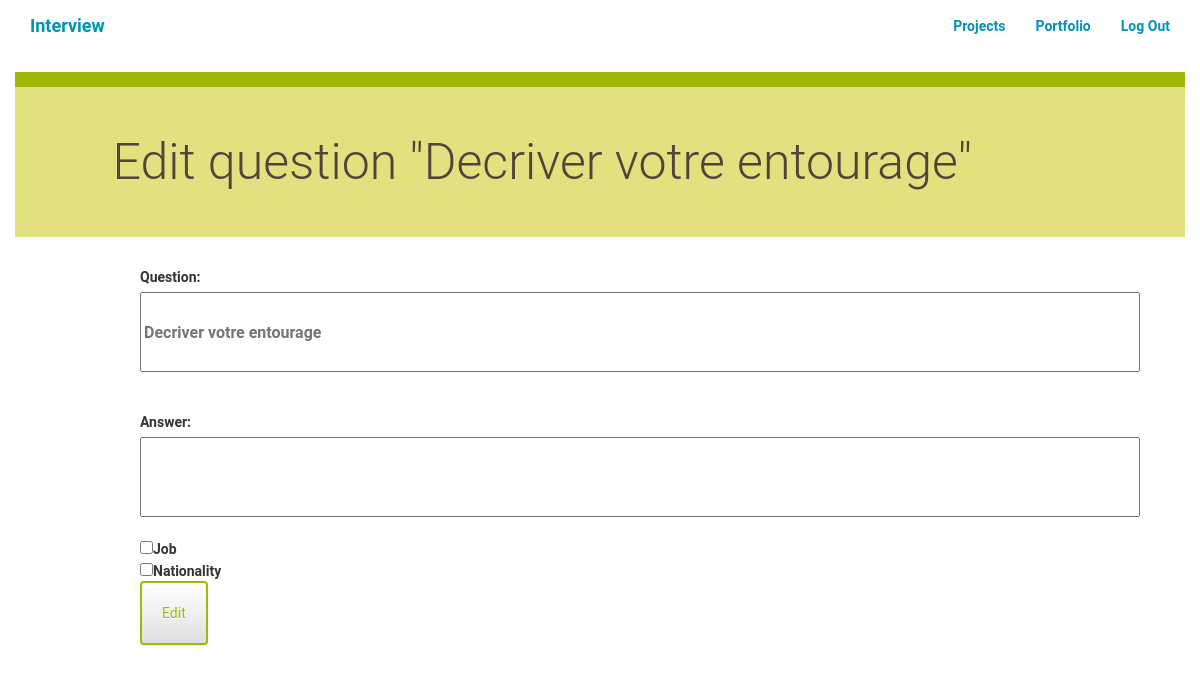
The app's page /interview/3/edit/ (signed in), older data.
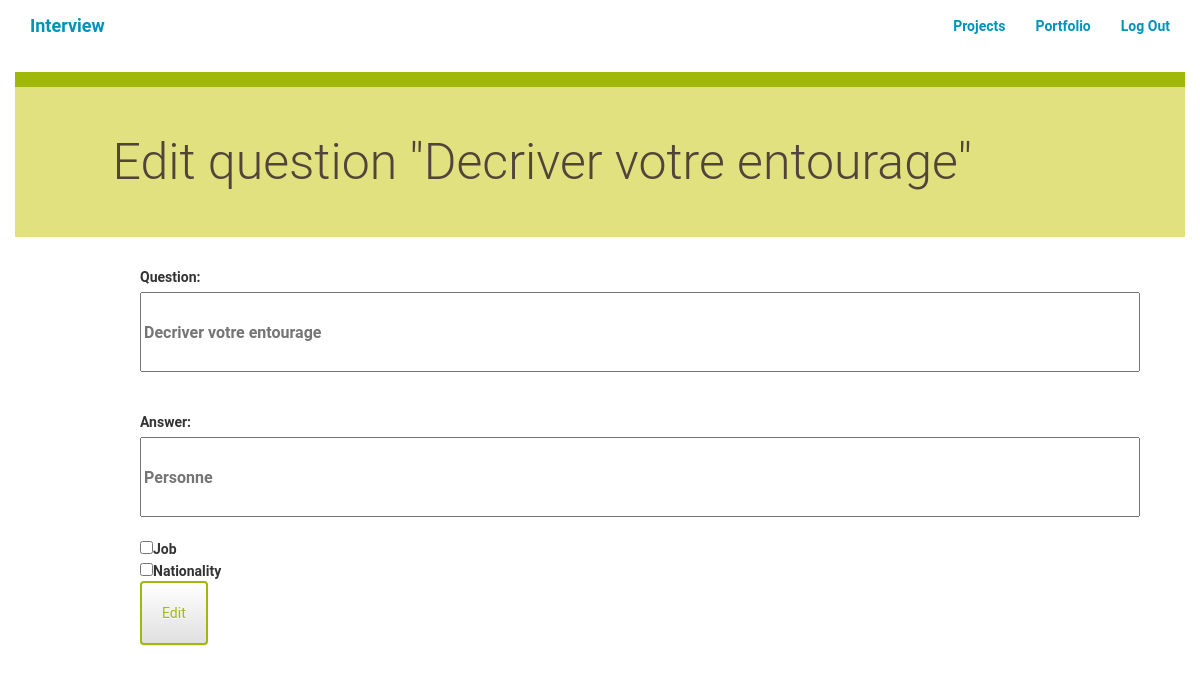
The same page, newer data.
### interview/models.py (models this page shows, shortened)
class Question(models.Model):
    id = models.IntegerField(primary_key = True)
    question = models.TextField()
    answer = models.TextField(default="")
    BOOL_CHOICES = ((True, 'job'), (False, 'nationality'))
    option = models.BooleanField(choices=BOOL_CHOICES,default=False)

### interview/views.py (the view)
# urls.py: url(r'^(?P<question_id>\d+)/edit/$', views.editQuestion,name='interview_edit'),
@login_required
def editQuestion(request,question_id):
    questionToEdit = Question.objects.filter(id=question_id)
    if request.method == "POST":
        job = request.POST.get('job')
        na = request.POST.get('nationality')
        newquestion = request.POST.get('question')
        newanswer = request.POST.get('answer')
        if job is True:
            newoption = True
        else:
            newoption = False
        Question.objects.filter(id=question_id).update(question = str(newquestion))
        Question.objects.filter(id=question_id).update(answer = str(newanswer))
        Question.objects.filter(id=question_id).update(option = newoption)
        questions = Question.objects.all()
        return render(request,'interview/interview_all.html', {'questions': questions})
    else:
        return render(request,'interview/interview_edit.html', {'questions': questionToEdit})

### interview/templates/interview/interview_edit.html (shortened to what this page needs)
{% extends "interview/interview_base.html" %}
{% block content %}
	<div class="row divider green">
		<div class="col-md-12"></div>
	</div>
	<div class="row banner menu">
		<div class="col-md-11 col-md-offset-1 padding-none">
      {%for question in questions %}
			<h1>Edit question "{{question.question}}"</h1>
		</div>
	</div>
      <div class="row container">
    		<div class="col-md-6 col-md-offset-1 padding-top">
					<form action= "{% url 'interview:interview_edit' question_id=question.id%}" method="POST" class="form-group">
					<label for="question">Question:</label>
					<input type="text" name="question" value="" style="font-size:12pt;height:80px;width:1000px;" placeholder= "{{question.question}}">
					<br>
					<br>
					<br>
					<label for="answer">Answer:</label><input type="text" name="answer" value="" style="font-size:12pt;height:80px;width:1000px;" placeholder= "{{question.answer}}">
					<br>
					<br>
					<input type="checkbox" name="job">Job<br>
					<input type="checkbox" name="nationality">Nationality<br>
					<input class="btn btn-default" type="submit" value="Edit" />
					</form>
    		</div>
    	</div>
{% endfor %}
{% endblock %}

Row changes from the older to the newer data that the page shows:
changed Question "Decriver votre entourage": answer (not shown) → "Personne"
